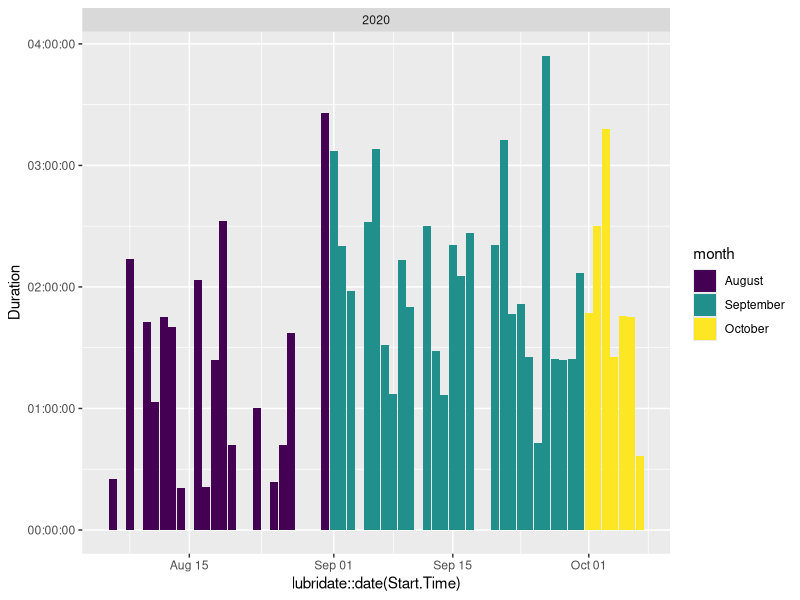

The R script that drew this image:
library(tidyverse)

#################
# Load datafile #
#################

df <- read.csv(file = "data_files/ViewingActivity.csv",
           header = T) %>%
  separate(col = Title,
           into = c("Title", "Season", "episode"),
           sep = ":") %>%
filter(!Supplemental.Video.Type %in% 
         c("HOOK","PREVIEW","RECAP","TRAILER","PROMOTIONAL","TEASER_TRAILER")) 


# Parse the dates-and times columns in the df
df$Start.Time <- parse_datetime(df$Start.Time)
df$Duration <- parse_time(df$Duration)

df <- df %>% filter(Duration > 60) # Filter very short "accidental" views 
                                   #  Check by: df %>% ggplot(aes(x = Duration)) + geom_histogram(binwidth = 60)   

###################
# Total watchtime #
###################

df <- df %>% mutate("day" = weekdays(Start.Time, abbreviate = TRUE),
                       "month" = months(Start.Time),
                       "year" =  lubridate::year(Start.Time),
                    "week" = lubridate::week(Start.Time)
                       ) 
df$day = factor(df$day, levels = c("Mon","Tue","Wed","Thu","Fri","Sat","Sun"),
                    ordered = TRUE)
df$month = factor(df$month, levels = c("January","February","March","April",
                                         "May","June","July","August",
                                         "September","October","November","December"),
                   ordered = TRUE)

################################
# Plot wacht history over time #
################################

 df %>%
  ggplot(aes(x = lubridate::date(Start.Time), 
             y = Duration))+
  geom_bar(stat = "identity", aes(fill = month))+
  facet_grid(~year, scale = "free")
 

